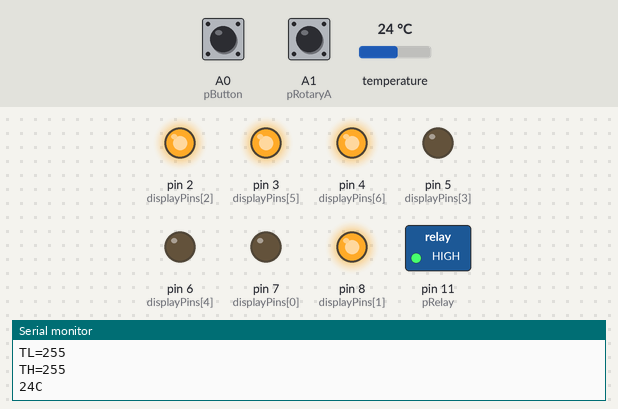
A program run on a simulated Arduino Pro Mini, built with avr-gcc and run on an emulated ATmega328P. Shown: switched loads named in the program (green lamp = pin HIGH), output pins drawn as LEDs (lit = HIGH), the last lines printed to the serial monitor. The test bench sets the inputs (shaded band); at power-on: A0 (pButton) HIGH, temperature 24 °C, A1 (pRotaryA) HIGH. EEPROM starts erased.

Above: at 5.7 s.
5.8 s: A0 (pButton) pulled LOW for 0.15 s
At 7.4 s:
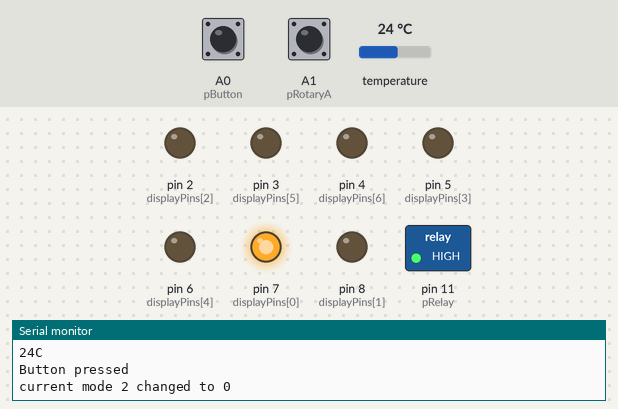
12.0 s: temperature set to 24.6 °C
17.5 s: temperature set to 25.4 °C
At 21.6 s:
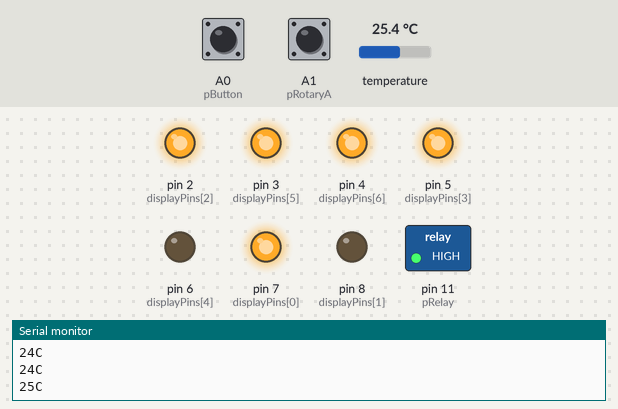
22.5 s: temperature set to 26.7 °C
At 27.0 s:
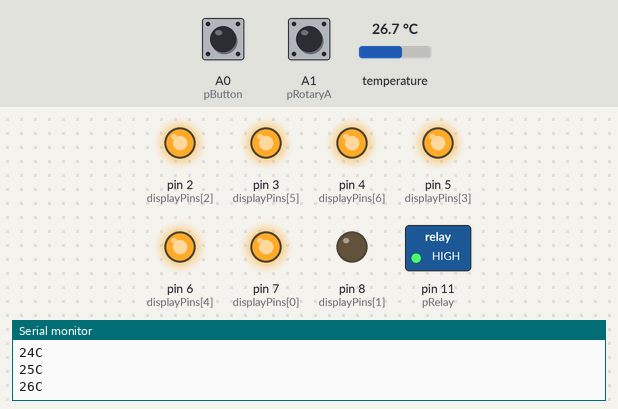
27.3 s: temperature set to 27.5 °C
At 31.3 s:
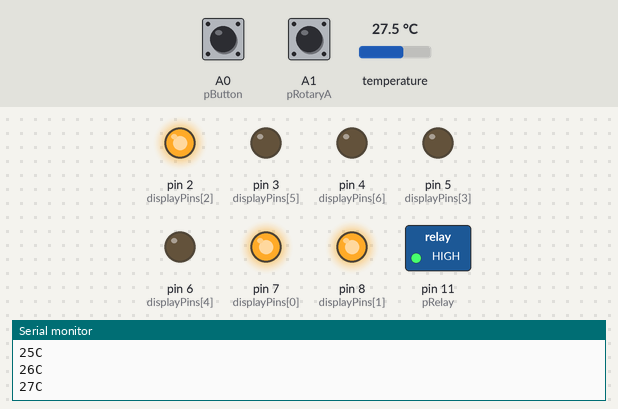
32.0 s: temperature set to 28 °C
At 36.8 s:
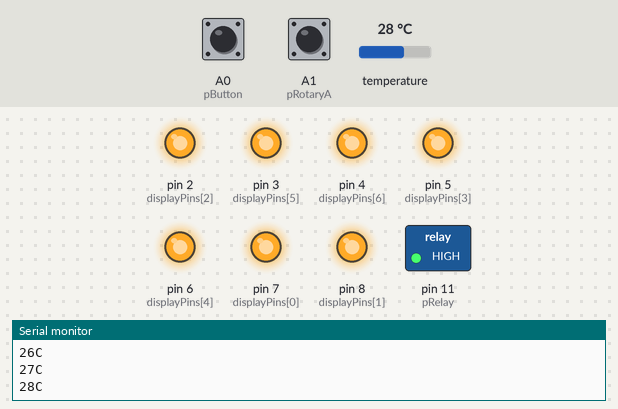
Timing chart, 0 to 37.8 s (numbered marks = the images above; inputs shaded):
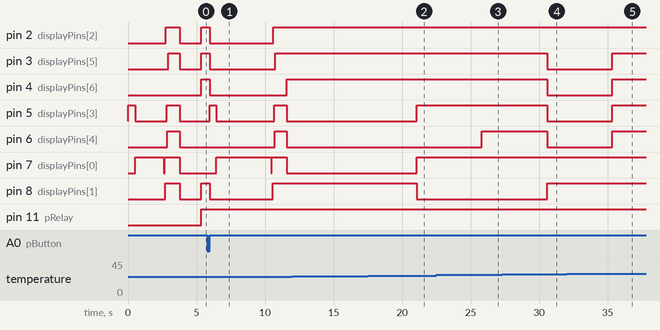

The program:

main.cpp
```cpp
#import "Arduino.h"
#include <Bounce2.h>
#include <DallasTemperature.h>
#include <EEPROM.h>
#include <OneWire.h>

// OneWire DS18S20, DS18B20, DS1822 Temperature Example
//
// http://www.pjrc.com/teensy/td_libs_OneWire.html
//
// The DallasTemperature library can do all this work for you!
// http://milesburton.com/Dallas_Temperature_Control_Library

#define ONE_WIRE_BUS 10
// Temperature high gisteresis
byte TH = 26;
// Temperature low gisteresis
byte TL = 25;

// 0 TL setting
// 1 TH setting
// 2 normal
int mode = 0;
unsigned long setupModeLastInteraction = 0;

const int pButton = A0;
const int pRotaryA = A1;
const int pRotaryB = A2;

#define INTERACTION_TIME 4000

const int pRelay = 11;

Bounce buttonDebouncer = Bounce();
Bounce rotaryDebouncer = Bounce();

OneWire oneWire(ONE_WIRE_BUS); // on pin (a 4.7K resistor is necessary)
// Pass our oneWire reference to Dallas Temperature.
DallasTemperature sensors(&oneWire);

int displayPins[] = {7, 8, 2, 5, 6, 3, 4};
byte displaySymbols[] = {
    B00010000, //-
    B11111100, B01100000, B11011010, B11110010, B01100110,
    B10110110, B10111110, B11100000, B11111110, B11110110,
    B10000000, //+
};

void dispTemp(int temp) {
  int num = temp - 20;
  num = constrain(num, -1, 10);
  num = num + 1; // because our array starter from 0 and have shifting
  int mask = 128;
  for (int i = 0; i < 7; i++) {
    if ((mask & displaySymbols[num]) == 0)
      digitalWrite(displayPins[i], LOW);
    else
      digitalWrite(displayPins[i], HIGH);
    mask = mask >> 1;
  }
}

void animateStart() {
  for (int i = 0; i < 6; i++) {
    digitalWrite(displayPins[i], HIGH);
    delay(50);
  }
}

void dispOff() {
  for (int i = 0; i < 7; i++) {
    digitalWrite(displayPins[i], LOW);
  }
}

void dispModeTL() {
  dispTemp(19);
  delay(500);
}

void dispModeTH() {
  dispTemp(30);
  delay(500);
}

void dispMode() {
  switch (mode) {
  case 0:
    dispModeTL();
    dispTemp(TL);
    break;
  case 1:
    dispModeTH();
    dispTemp(TH);
    break;
  case 2:
    dispOff();
    delay(50);
    animateStart();
    break;
  default:
    dispOff();
  }
}

int nextMode() {
  Serial.print("current mode ");
  Serial.print(mode);
  Serial.print(" changed to ");
  mode = ++mode % 3;
  Serial.println(mode);
  return mode;
}

void changeGisteresisLevel(int mode, int delta) {
  int temp = 0;
  if (mode)
    temp = TH = constrain(TH + delta,19,30);
  else
    temp = TL = constrain(TL + delta,19,30);
  EEPROM.write(mode, temp);
  dispTemp(temp);
}

byte readTL() {
  TL = EEPROM.read(0);
  if (TL == 255) {
    EEPROM.write(0, 24);
  }
  Serial.print("TL=");
  Serial.println(TL);
  return TL;
}

byte readTH() {
  TH = EEPROM.read(1);
  if (TH == 255) {
    EEPROM.write(1, 25);
  }
  Serial.print("TH=");
  Serial.println(TH);
  return TH;
}

void setup(void) {
  Serial.begin(9600);
  sensors.begin();

  for (int i = 0; i < 7; i++) {
    pinMode(displayPins[i], OUTPUT);
  }
  pinMode(pRelay, OUTPUT);
  pinMode(pButton, INPUT_PULLUP);
  pinMode(pRotaryA, INPUT_PULLUP);
  pinMode(pRotaryB, INPUT_PULLUP);

  buttonDebouncer.attach(pButton);
  buttonDebouncer.interval(5);

  rotaryDebouncer.attach(pRotaryA);
  rotaryDebouncer.interval(1);

  TL = readTL();
  TH = readTH();

  //show boot and TL TH values
  for(int i = 0; i<=3; i++){
    mode = i;
    dispMode();
    delay(800);
  }
  mode = 2;
}

#define TEMP_REQ_FREQUENCY_TIME  4000
unsigned long requestedTemperatureLastTime = 0;

void loop(void) {
  buttonDebouncer.update();
  if (buttonDebouncer.rose()) {
    Serial.println("Button pressed");
    nextMode();
    dispMode();
    setupModeLastInteraction = millis();
  }
  if (mode < 2) {
    if (millis() - setupModeLastInteraction > INTERACTION_TIME) {
      // autoexit from setup menu
      setupModeLastInteraction = 0;
      mode = 2;
      dispMode();
      return;
    }
    rotaryDebouncer.update();
    if (rotaryDebouncer.rose()) {
      setupModeLastInteraction = millis();
      if (digitalRead(pRotaryB))
        changeGisteresisLevel(mode, 1);
      else
        changeGisteresisLevel(mode, -1);
    }
    return;
  }
  if (millis() - requestedTemperatureLastTime < TEMP_REQ_FREQUENCY_TIME)
    return;
  sensors.requestTemperatures(); // Send the command to get temperatures
  requestedTemperatureLastTime = millis();
  int celsius = sensors.getTempCByIndex(0);
  Serial.print(celsius);
  Serial.println("C");

  if (celsius < TL) {
    digitalWrite(pRelay, HIGH);
    digitalWrite(LED_BUILTIN, HIGH);
  }
  if (celsius > TH) {
    digitalWrite(pRelay, LOW);
    digitalWrite(LED_BUILTIN, LOW);
  }
  dispTemp(celsius);
}
```

Measured:
- the behaviour switches between 24.9 and 25 °C on temperature (found by bisection; images 1 and 2)
- the behaviour switches between 25.9 and 26 °C on temperature (found by bisection; images 2 and 3)
- the behaviour switches between 26.9 and 27 °C on temperature (found by bisection; images 3 and 4)
- after the input at 5.8 s, pin 2 (displayPins[2]): HIGH → LOW after 0.16 s, → HIGH 4.7 s later; pin 3 (displayPins[5]): HIGH → LOW after 0.16 s, → HIGH 4.8 s later
- after the input at 17.5 s, pin 5 (displayPins[3]), pin 7 (displayPins[0]): LOW → HIGH after 3.6 s; pin 8 (displayPins[1]): HIGH → LOW after 3.6 s
- after the input at 22.5 s, pin 6 (displayPins[4]): LOW → HIGH after 3.3 s
- after the input at 27.3 s, pin 3 (displayPins[5]), pin 4 (displayPins[6]), pin 5 (displayPins[3]), pin 6 (displayPins[4]): HIGH → LOW after 3.3 s; pin 8 (displayPins[1]): LOW → HIGH after 3.3 s
- after the input at 32.0 s, pin 3 (displayPins[5]), pin 4 (displayPins[6]), pin 5 (displayPins[3]), pin 6 (displayPins[4]): LOW → HIGH after 3.3 s
